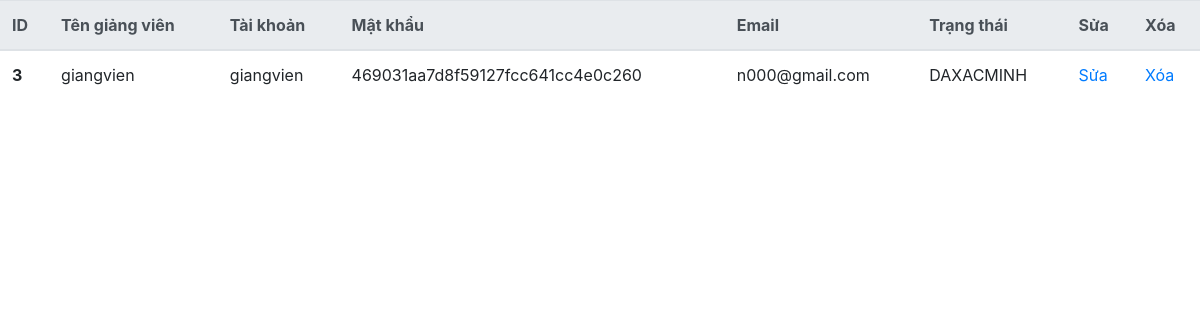
The page /admin/info_lecturers.php on the database its author committed.
### tables this page shows
CREATE TABLE `giangvien` (
  `MAGIANGVIEN` int(11) NOT NULL,
  `TEN` varchar(255) NOT NULL,
  `DIACHI` varchar(100) NOT NULL,
  `SDT` int(11) NOT NULL
);

CREATE TABLE `taikhoan` (
  `ID` int(11) NOT NULL,
  `TENTAIKHOAN` varchar(255) NOT NULL,
  `MATKHAU` varchar(100) NOT NULL,
  `EMAIL` varchar(250) NOT NULL,
  `MAKICHHOAT` varchar(250) NOT NULL,
  `QUYEN` int(11) NOT NULL,
  `TRANGTHAI` enum('CHUAXACMINH','DAXACMINH') NOT NULL
);

### admin/info_lecturers.php (the view, shortened to what this page needs)
<?php require_once("../includes/config.php");?>
<?php
	$sql = "SELECT ID, TENTAIKHOAN, MATKHAU, EMAIL, TRANGTHAI, TEN, MAGIANGVIEN
	        FROM taikhoan
	        INNER JOIN giangvien
	        where taikhoan.ID = giangvien.MAGIANGVIEN" ;
	$query = mysqli_query($conn,$sql);
?>
	<!DOCTYPE html>
	<html>
		<head>
			<link rel="stylesheet" href="https://stackpath.bootstrapcdn.com/bootstrap/4.4.1/css/bootstrap.min.css">
		</head>
		<body>
	        <table class="table">
			  <thead class="thead-light">
			    <tr>
			      <th scope="col">ID</th>
			      <th scope="col">Tên giảng viên</th>
			      <th scope="col">Tài khoản</th>
			      <th scope="col">Mật khẩu</th>
			      <th scope="col">Email</th>
			      <th scope="col">Trạng thái</th>
			      <th scope="col">Sửa</th>
			      <th scope="col">Xóa</th>
			    </tr>
			  </thead>
			  <tbody>
			  	<?php
		            while ( $data = mysqli_fetch_array($query)) {
			            $ID = $data['ID'];
	            ?>
			    <tr>
			      <th scope="row"><?php echo $data['ID']; ?></th>
			      <td><?php echo $data['TEN']; ?></td>
			      <td><?php echo $data['TENTAIKHOAN']; ?></td>
			      <td><?php echo md5($data['MATKHAU']); ?></td>
			      <td><?php echo $data['EMAIL']; ?></td>
			      <td><?php echo $data['TRANGTHAI']; ?></td>
			      <td><a href="edit_lecturers.php?id=<?php echo $ID;?>">Sửa</a></td>
			      <td><a href="info_lecturers.php?id_delete=<?php echo $ID;?>">Xóa</a></td>
			    </tr>
			    <?php } ?>
			  </tbody>
			</table>
	    </body>
	</html>

### rows shown on the page
giangvien: MAGIANGVIEN.ID "3", TEN "giangvien", MAGIANGVIEN.TENTAIKHOAN "giangvien", MAGIANGVIEN.MATKHAU "469031aa7d8f59127fcc641cc4e0c260", MAGIANGVIEN.EMAIL "n000@gmail.com", MAGIANGVIEN.TRANGTHAI "DAXACMINH"
